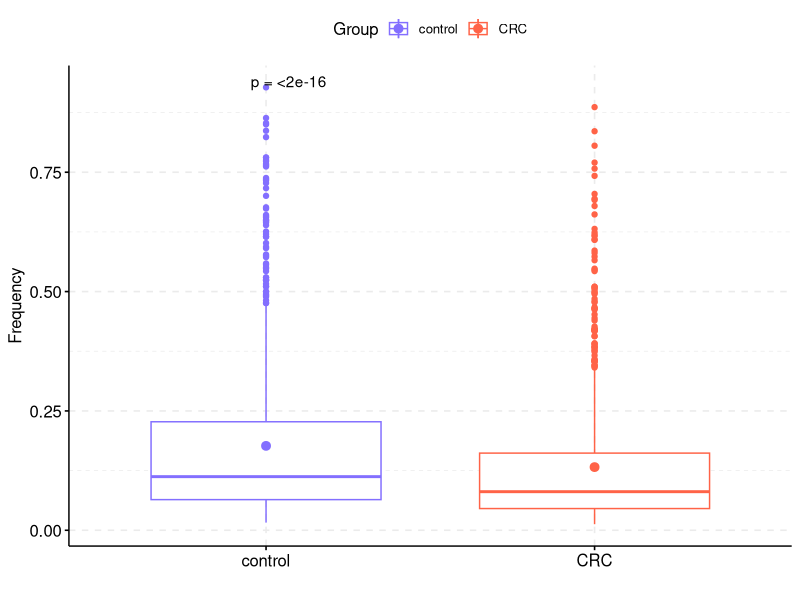

Write the R code that produced this figure.
library(ggplot2)
library(dplyr)
require(gridExtra)
library(grid)
library(cowplot)
library(ggpubr)

pdf(file="lachnospiraceae_diff_points_test.pdf", width=6, height=5, onefile=FALSE)

df<-read.table("lachnospiraceae_diff_points.csv", sep=",", header=TRUE)
df$Pvalue=log(df$Pvalue, 2)

frequency = c()
Group = c()

for (x in df$control){
  frequency<- append(frequency, x)
  Group <- append(Group, "control")
}

for (x in df$CRC){
  frequency<- append(frequency, x)
  Group <- append(Group, "CRC")
}




dat <- data.frame(frequency, Group)



p1 <- ggboxplot(dat, x = "Group", y = "frequency",
                color = "Group", palette = c("slateblue1" , "tomato"), add="mean")+
  ylab("Frequency")+
  stat_compare_means(aes(group = Group), label = "p.format", method = "wilcox.test")+
  grids(linetype = "dashed")+
  xlab("")

p1




dev.off()
